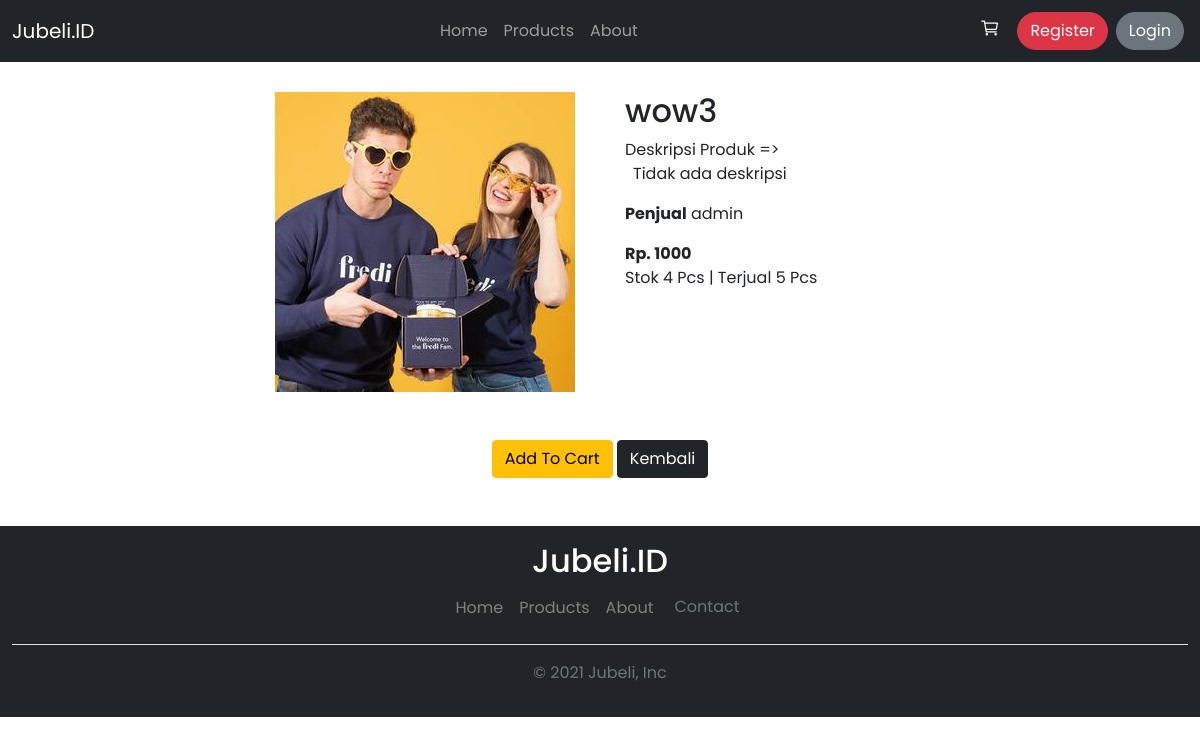
/?page=detail&id=3&from=products, run on an earlier commit of the app's database.
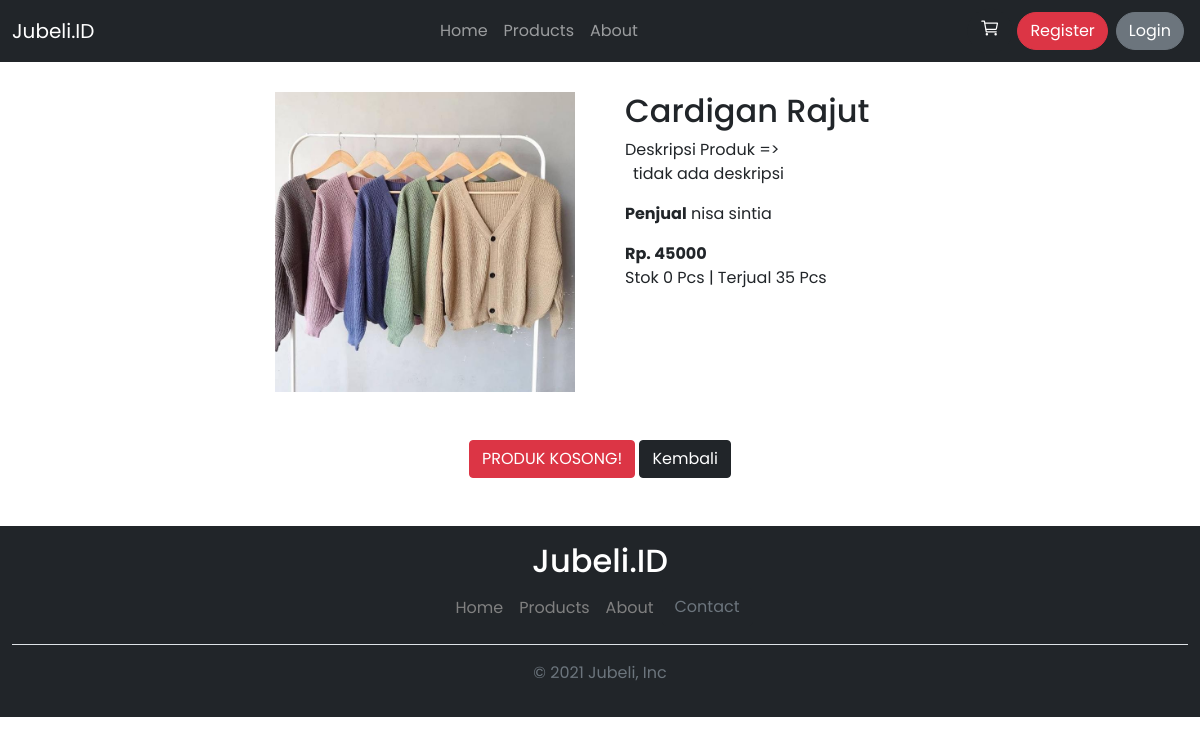
And on a later commit of the database.
### tables this page shows
CREATE TABLE `products` (
  `product_id` int(11) NOT NULL,
  `product_code` varchar(20) NOT NULL,
  `product_name` varchar(100) NOT NULL,
  `product_price` int(11) NOT NULL,
  `category` varchar(50) NOT NULL,
  `stok` int(11) NOT NULL,
  `user_id` int(11) NOT NULL,
  `gambar` varchar(100) NOT NULL,
  `sold` int(11) NOT NULL DEFAULT 0,
  `deskripsi` text NOT NULL
);

CREATE TABLE `users` (
  `user_id` int(11) NOT NULL,
  `username` varchar(16) NOT NULL,
  `password` varchar(255) NOT NULL,
  `full_name` varchar(50) NOT NULL,
  `status_id` int(11) NOT NULL,
  `saldo` int(11) NOT NULL DEFAULT 0
);

### components/c_functions.php (called while the page is built, shortened)
<?php
$database = mysqli_connect("localhost", "root", "", "tokomedia3");
function getResult($query)
{
    global $database;
    $raw = mysqli_query($database, $query);
    $collection = [];
    while ($data = mysqli_fetch_assoc($raw)) {
        $collection[] = $data;
    }
    return $collection;
}

### pages/product-detail/index.php (the view, shortened to what this page needs)
<?php
    if(isset($_GET['id'])){
        $id = $_GET['id'];
    } else {
        header("location:./");
    }
    $product = getResult("SELECT * FROM products WHERE product_id = $id")[0];
    $seller = getResult("SELECT full_name FROM users WHERE user_id =".$product['user_id'])[0];
    $infoUser = $_SESSION['loginData'];
?>
<div class="detail-container ">
    <img class="detail-main-image" src="./assets/img/<?= $product['gambar'] ?>" alt="<?= $product['product_name'] ?>">
    <div>
        <h2><?= $product['product_name'] ?></h2>
        <p>
            Deskripsi Produk => <br>
            <span class="ms-2 d-block">
                <?= $product['deskripsi'] ?>
            </span>
        </p>
        <p><b>Penjual</b> <?= $seller['full_name'] ?></p>
        <b>Rp. <?= $product['product_price'] ?></b>
        <div>
            <span>Stok <?= $product['stok'] ?> Pcs </span>|
            <span>Terjual <?= $product['sold'] ?> Pcs</span>
        </div>
    </div>
</div>
<div class="text-center mt-5">
    <button class="btn btn-danger <?= $class = $product['stok'] != 0 ? 'd-none' : NULL ?>" onclick="return alert('Produk Kosong!')">
        PRODUK KOSONG!
    </button>
    <a class="btn btn-warning <?= $class = $product['stok'] == 0 || $infoUser['user_id'] == $product['user_id'] ? 'd-none' : NULL ?>" href="./process/add-cart.process.php?product_id=<?= $product['product_id'] ?>">Add To Cart</a>
    <a href="<?= $link = isset($_GET['from']) ? './?page=products&tab=semua' : './' ?>" class="btn btn-dark">Kembali</a>
</div>

What changed in the data, as far as the page shows it:
removed users: full_name "admin"
changed products: gambar: picture added in place of a placeholder; product_name "wow3" → "Cardigan Rajut"; deskripsi "Tidak ada deskripsi" → "tidak ada deskripsi"; product_price "1000" → "45000"; stok "4" → "0"; sold "5" → "35"
added users: full_name "nisa sintia"
Also different on the page:
text no longer shown: "Add To Cart"
text now shown: "PRODUK KOSONG!"
